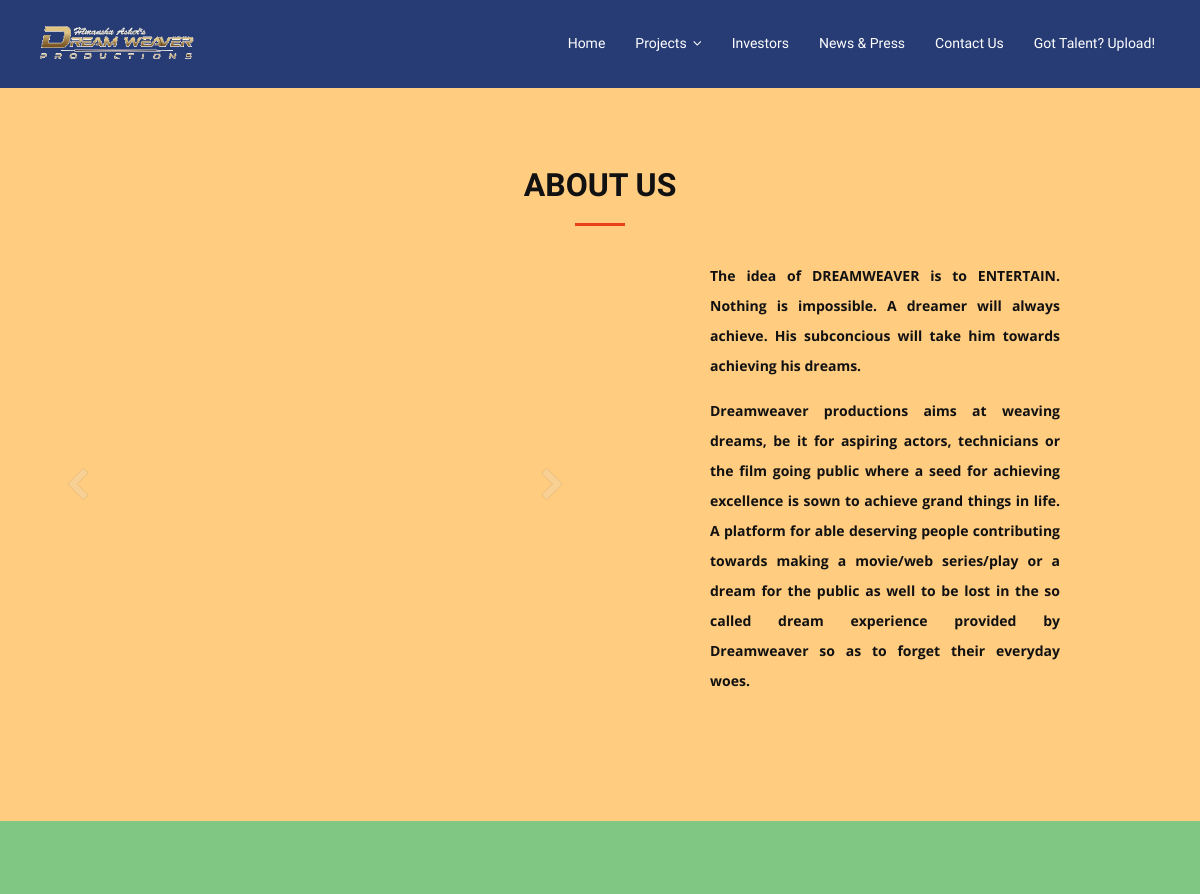
Page /home.php (middle part) on the earlier database version.
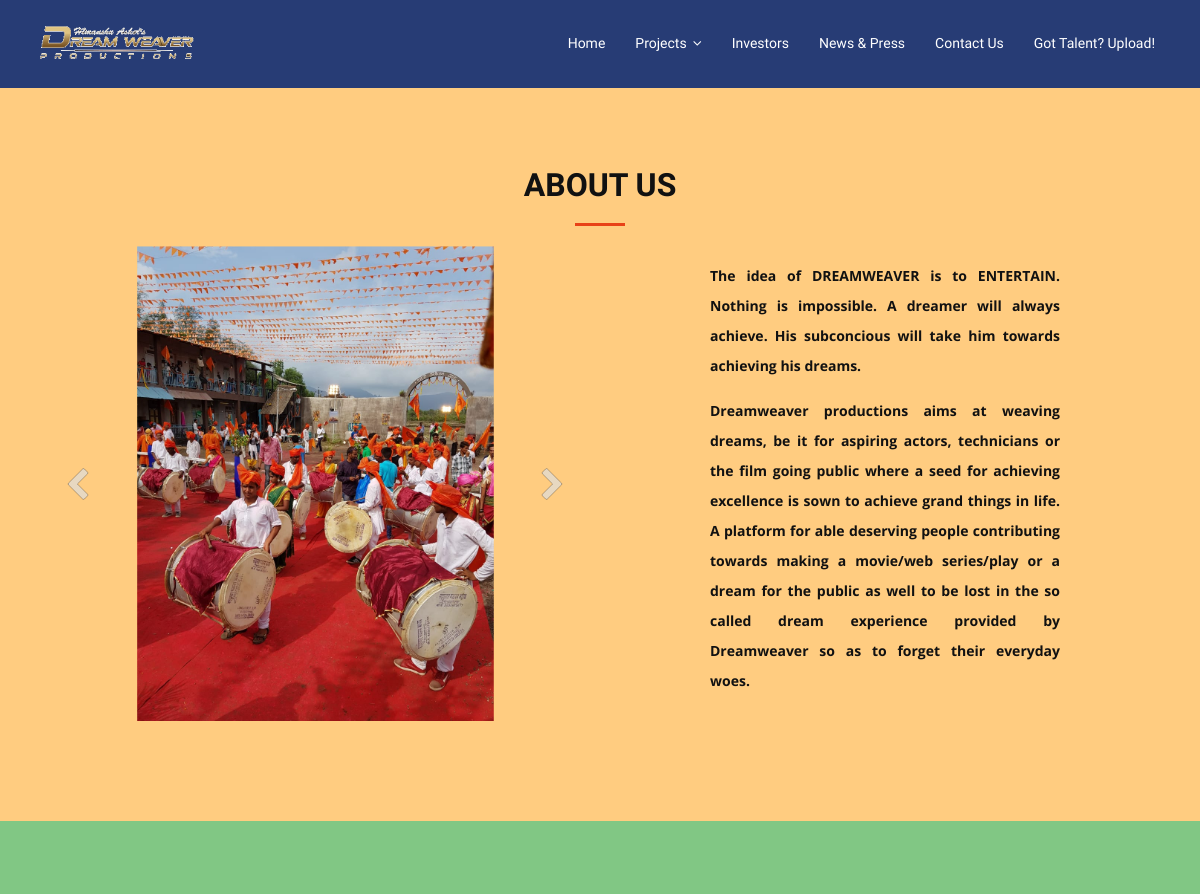
Same page on the later database version.
### tables this page shows
CREATE TABLE `slides` (
  `id` int(11) NOT NULL AUTO_INCREMENT,
  `image_name` varchar(256) NOT NULL,
  PRIMARY KEY (`id`)
);

### home.php (the view, shortened to what this page needs)
<?php
$sql = "SELECT image_name FROM slides";
$result = mysqli_query($conn, $sql) or die("Error");
$slides = mysqli_fetch_all($result, MYSQLI_NUM);
?>
<!DOCTYPE html>
<html lang="en">
<head>
  <link href="lib/bootstrap/css/bootstrap.min.css" rel="stylesheet">
  <link href="lib/font-awesome/css/font-awesome.css" rel="stylesheet">
  <link href="lib/animate-css/animate.min.css" rel="stylesheet">
  <link href="css/style.css" rel="stylesheet">
</head>
<body>
  <header id="header">
    <div class="container">
      <div id="logo" class="pull-left">
        <a href="home.php">
          <img src="img/dreamweaver1.png" alt="" title="" />
        </a>
      </div>
      <nav id="nav-menu-container">
        <ul class="nav-menu">
          <li>
            <a href="home.php">Home</a>
          </li>
          <li class="menu-has-children">
            <a href="#projects">Projects</a>
          </li>
          <li>
            <a href="investors.php">Investors</a>
          </li>
          <li>
            <a href="news.php">News & Press</a>
          </li>
          <li>
            <a href="contact.php">Contact Us</a>
          </li>
          <li>
            <a href="dreamer-upload.php">Got Talent? Upload!</a>
          </li>
        </ul>
      </nav>
    </div>
  </header>
  <section style="background-color: #FFCC80" id="about">
    <div class="container wow fadeInUp">
      <div class="row">
        <div class="col-md-12">
          <h3 class="section-title">About Us</h3>
          <div class="section-title-divider"></div>
          <div class=" col-md-6">
            <div id="jssor_1" style="position:relative;margin:0 auto;top:0px;left:-15px;width:600px;height:500px;overflow:hidden;visibility:hidden; background: #FFCC80; ">
              <div data-u="slides" style="cursor:default;position:relative;top:0px;left:0px;width:600px;height:500px;overflow:hidden;">
                <?php foreach($slides as $slide) : ?>
                <div>
                  <img data-u="image" src="slider-images/<?=$slide[0];?>" />
                </div>
                <?php endforeach ?>
              </div>
              <div data-u="arrowleft" class="jssora073" style="width:40px;height:50px;top:0px;left:30px;" data-autocenter="2" data-scale="0.75"
                data-scale-left="0.75">
              </div>
              <div data-u="arrowright" class="jssora073" style="width:40px;height:50px;top:0px;right:30px;" data-autocenter="2" data-scale="0.75"
                data-scale-right="0.75">
              </div>
            </div>
          </div>
          <div class="col-md-4 col-md-offset-1 mt-4 about-content">
            <p class="about-text">
              The idea of DREAMWEAVER is to ENTERTAIN. Nothing is impossible. A dreamer will always achieve. His subconcious will take
              him towards achieving his dreams.
            </p>
            <p class="about-text">Dreamweaver productions aims at weaving dreams, be it for aspiring actors, technicians or the film going public
              where a seed for achieving excellence is sown to achieve grand things in life. A platform for able deserving
              people contributing towards making a movie/web series/play or a dream for the public as well to be lost in
              the so called dream experience provided by Dreamweaver so as to forget their everyday woes.
            </p>
          </div>
        </div>
      </div>
    </div>
    <br>
  </section>
  <section style="background: #81C784;" id="about">
    <br>
  </section>
</body>
</html>

### css/style.css (style rules this page uses)
body { background: #fff; color: #666666; font-family: "Open Sans", sans-serif; }
a { color: #e84118; transition: 0.5s; }
p { padding: 0; margin: 0 0 30px 0; }
h1, h2, h3, h4, h5, h6 { font-family: 'Kaushan Script', cursive; font-weight: 400; margin: 0 0 20px 0; padding: 0; }
#header { background: rgba(39, 60, 117, 1); padding: 20px 0; height: 90px; }
#header #logo { float: left; }
#header #logo img { padding: 0; margin: 0; max-height: 50px; }
.nav-menu, .nav-menu * { margin: 0; padding: 0; list-style: none; }
.nav-menu li { position: relative; white-space: nowrap; }
.nav-menu > li { float: left; }
.sf-arrows .sf-with-ul { padding-right: 30px; }
.sf-arrows .sf-with-ul:after { content: "\f107"; position: absolute; right: 15px; font-family: FontAwesome; font-style: normal; font-weight: normal; }
#nav-menu-container { float: right; margin: 5px 0; }
.nav-menu a { padding: 10px 15px; text-decoration: none; display: inline-block; color: #fff; font-family: "Raleway", sans-serif; font-weight: 300; font-size: 14px; outline: none; }
#mobile-nav { position: fixed; top: 0; padding-top: 18px; bottom: 0; z-index: 998; background: rgba(0, 0, 0, 0.9); left: -260px; width: 260px; overflow-y: auto; transition: 0.4s; }
#mobile-nav ul { padding: 0; margin: 0; list-style: none; }
#mobile-nav ul li { position: relative; }
#mobile-nav ul li a { color: #fff; font-size: 16px; overflow: hidden; padding: 10px 22px 10px 15px; position: relative; text-decoration: none; width: 100%; display: block; outline: none; }
.section-title { font-size: 32px; color: #111; text-transform: uppercase; text-align: center; font-weight: 700; }
.section-title-divider { width: 50px; height: 3px; background: #e84118; margin: 0 auto; margin-bottom: 20px; }
#about { padding: 80px 0; }
#about .about-text { line-height: 30px; margin-bottom: 15px; margin-top: 0%; font-weight: 700; color: #111; text-align: justify; }
#about .about-text:last-child { margin-bottom: 0; }
.jssora073 { display: block; position: absolute; cursor: pointer; }
img { display: block; max-height: 100%; max-width: 100%; margin: auto; }
.jssora073.jssora073ds { opacity: 0.3; pointer-events: none; }

Differences in the rows shown:
added slides: image_name (picture)
